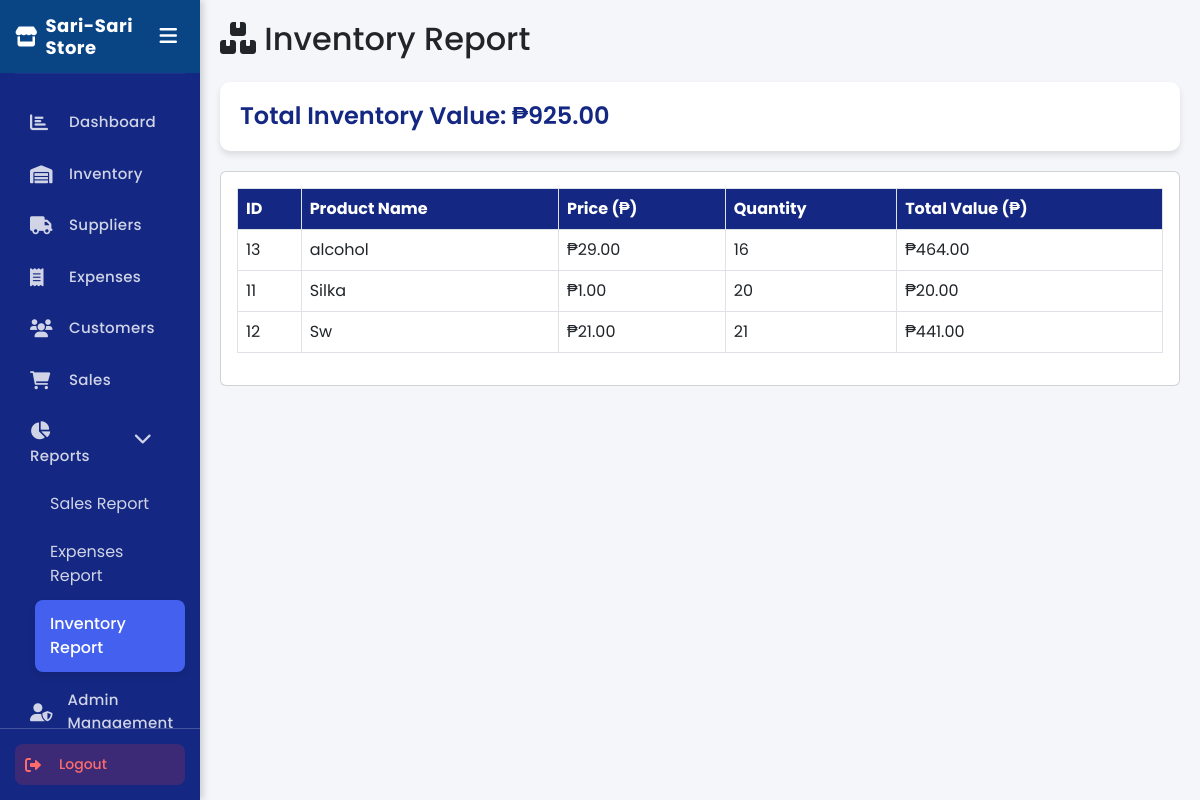
The page /inventoryreport.php on the database its author committed.
### tables this page shows
CREATE TABLE `products` (
  `id` int(11) NOT NULL,
  `barcode` varchar(100) DEFAULT NULL,
  `product_name` varchar(100) NOT NULL,
  `price` decimal(10,2) NOT NULL,
  `stock` int(11) NOT NULL,
  `quantity` int(11) DEFAULT 0,
  `created_at` timestamp NOT NULL DEFAULT current_timestamp()
);

### inventoryreport.php (the view, shortened to what this page needs)
<?php
include 'db.php';
$sql = "SELECT id, product_name, price, quantity FROM products ORDER BY product_name ASC";
$result = $conn->query($sql);
$totalSql = "SELECT SUM(price * quantity) AS total_value FROM products";
$totalResult = $conn->query($totalSql);
$totalRow = $totalResult->fetch_assoc();
$totalValue = $totalRow['total_value'] ?? 0;
?>
<!DOCTYPE html>
<html lang="en">
<head>
  <link href="https://cdn.jsdelivr.net/npm/bootstrap@5.3.0/dist/css/bootstrap.min.css" rel="stylesheet">
  <link href="https://cdnjs.cloudflare.com/ajax/libs/font-awesome/6.0.0/css/all.min.css" rel="stylesheet">
</head>
<body>
  <?php include 'sidebar.php'; ?>
  <div class="main">
    <h2 class="mb-4"><i class="fas fa-boxes"></i> Inventory Report</h2>
    <div class="summary-box">
      <h4>Total Inventory Value: ₱<?= number_format($totalValue, 2) ?></h4>
    </div>
    <div class="card">
      <div class="card-body">
        <table class="table table-bordered table-hover">
          <thead>
            <tr>
              <th>ID</th>
              <th>Product Name</th>
              <th>Price (₱)</th>
              <th>Quantity</th>
              <th>Total Value (₱)</th>
            </tr>
          </thead>
          <tbody>
            <?php if ($result->num_rows > 0): ?>
              <?php while($row = $result->fetch_assoc()):
                $rowValue = $row['price'] * $row['quantity'];
              ?>
                <tr class="<?= ($row['quantity'] <= 5) ? 'low-stock' : '' ?>">
                  <td><?= $row['id'] ?></td>
                  <td><?= htmlspecialchars($row['product_name']) ?></td>
                  <td>₱<?= number_format($row['price'], 2) ?></td>
                  <td><?= $row['quantity'] ?></td>
                  <td>₱<?= number_format($rowValue, 2) ?></td>
                </tr>
              <?php endwhile; ?>
            <?php else: ?>
              <tr>
                <td colspan="5" class="text-center text-muted">No products found in inventory.</td>
              </tr>
            <?php endif; ?>
          </tbody>
        </table>
      </div>
    </div>
  </div>
</body>
</html>

### sidebar.css (style rules this page uses)
* { margin: 0; padding: 0; box-sizing: border-box; }
body { font-family: 'Segoe UI', Tahoma, Geneva, Verdana, sans-serif; background-color: #f8f9fa; }

### inventoryreport.php (style rules this page uses)
body { background: #f4f6fa; font-family: 'Poppins', sans-serif; }
.main { margin-left: 200px; padding: 20px; }
.table thead th { background: #142883; color: #fff; }
.summary-box { background: #fff; border-radius: 10px; padding: 20px; box-shadow: 0 4px 6px rgba(0,0,0,0.1); margin-bottom: 20px; }
.summary-box h4 { margin: 0; font-weight: 600; color: #142883; }

### sidebar.php (style rules this page uses)
body { margin: 0; font-family: 'Poppins', sans-serif; background: #f4f6fa; }

### rows shown on the page
products: id "13", product_name "alcohol", price "29.00", quantity "16", rowValue "464.00"
products: id "11", product_name "Silka", price "1.00", quantity "20", rowValue "20.00"
products: id "12", product_name "Sw", price "21.00", quantity "21", rowValue "441.00"

### other values the page prints
$totalValue "925.00"
